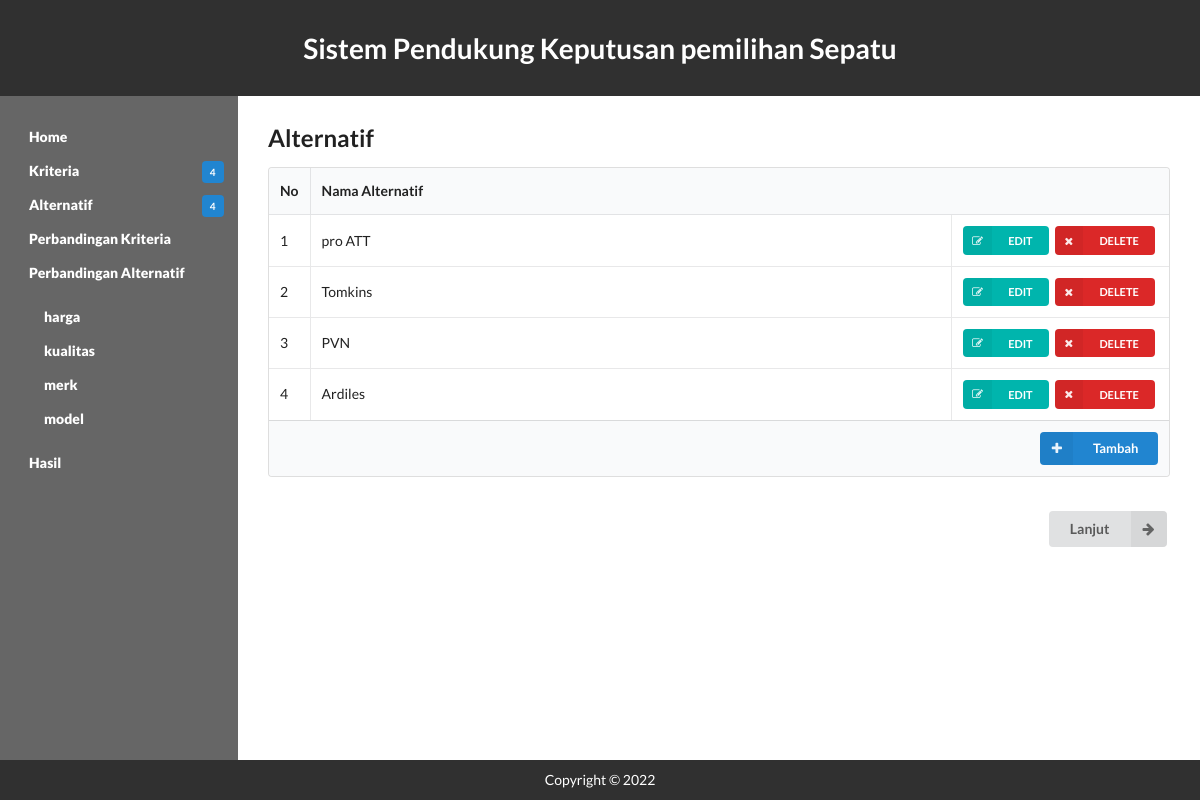
The page /alternatif.php on the database its author committed.
### tables this page shows
CREATE TABLE `alternatif` (
  `id` int(11) NOT NULL,
  `nama` varchar(20) NOT NULL
);

### alternatif.php (the view, shortened to what this page needs)
<?php
	include('fungsi.php');
	include('header.php');
?>
<section class="content">
	<h2 class="ui header">Alternatif</h2>
	<table class="ui celled table">
		<thead>
			<tr>
				<th class="collapsing">No</th>
				<th colspan="2">Nama Alternatif</th>
			</tr>
		</thead>
		<tbody>
		<?php
			$query = "SELECT id,nama FROM alternatif ORDER BY id";
			$result	= mysqli_query($koneksi, $query);
			$i = 0;
			while ($row = mysqli_fetch_array($result)) {
				$i++;
		?>
			<tr>
				<td><?php echo $i ?></td>
				<td><?php echo $row['nama'] ?></td>
				<td class="right aligned collapsing">
					<form method="post" action="alternatif.php">
						<button type="submit" name="edit" class="ui mini teal left labeled icon button"><i class="right edit icon"></i>EDIT</button>
						<button type="submit" name="delete" class="ui mini red left labeled icon button"><i class="right remove icon"></i>DELETE</button>
					</form>
				</td>
			</tr>
<?php } ?>
		</tbody>
		<tfoot class="full-width">
			<tr>
				<th colspan="3">
					<a href="tambah.php?jenis=alternatif">
						<div class="ui right floated small primary labeled icon button">
						<i class="plus icon"></i>Tambah
						</div>
					</a>
				</th>
			</tr>
		</tfoot>
	</table>
	<br>
	<form action="bobot_kriteria.php">
	<button class="ui right labeled icon button" style="float: right;">
		<i class="right arrow icon"></i>
		Lanjut
	</button>
	</form>
</section>
<?php include('footer.php'); ?>

### css/style.css (style rules this page uses)
html { display: -webkit-box;display: -ms-flexbox;display: flex; -webkit-box-orient: vertical; -webkit-box-direction: normal; -ms-flex-direction: column; flex-direction: column; }
body { display: -webkit-box; display: -ms-flexbox; display: flex; -webkit-box-orient: vertical; -webkit-box-direction: normal; -ms-flex-direction: column; flex-direction: column; min-height: 100vh; }
.content { display: block; -webkit-box-flex: 1; -ms-flex: 1; flex: 1; }
body { margin: 0; background: #fff; }
header, nav, section, footer { padding: 10px 30px; margin: 0; color: #fff; }
section { background: white; color: black; padding: 30px; }

### rows shown on the page
alternatif: nama "pro ATT"
alternatif: nama "Tomkins"
alternatif: nama "PVN"
alternatif: nama "Ardiles"

### other values the page prints
getJumlahKriteria() "4"
getJumlahAlternatif() "4"
getKriteriaNama($i) "harga"
getKriteriaNama($i) "kualitas"
getKriteriaNama($i) "merk"
getKriteriaNama($i) "model"
